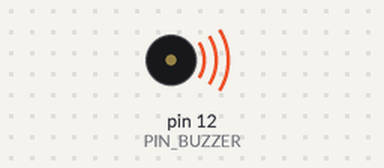
Bench run of a sketch on a simulated Arduino Uno, built with avr-gcc and run on an emulated ATmega328P. Shown: buzzer (waves = sounding).

Above: at 0.5 s.
Timing chart, 0 to 4.6 s (numbered marks = the images above):
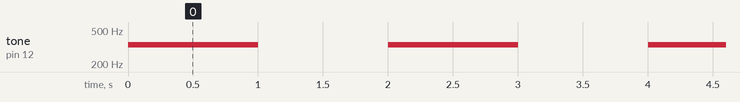

Measured:
- by itself, tone on pin 12 (PIN_BUZZER): alternates 335 Hz for 1.0 s and silent for 1.0 s

The sketch:

TestBuzzer.ino
```cpp
const int PIN_BUZZER = 12; //buzzer to arduino pin 12
const int FREQ = 335;

void setup(){
  pinMode(PIN_BUZZER, OUTPUT); // Set buzzer - pin 9 as an output
}

void loop(){
  tone(PIN_BUZZER, FREQ); // Send 1KHz sound signal...
  delay(1000);            // ...for 1 sec
  noTone(PIN_BUZZER);     // Stop sound...
  delay(1000);             // ...for 1sec
}
```
